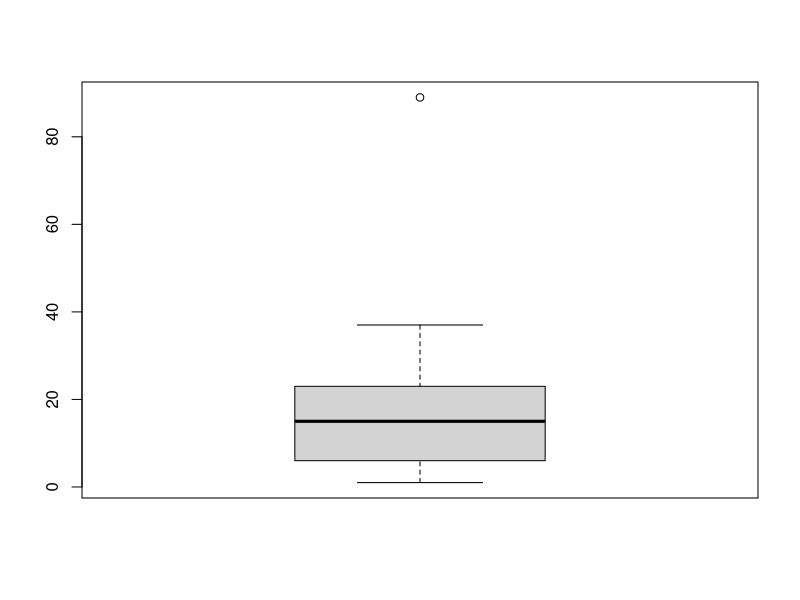
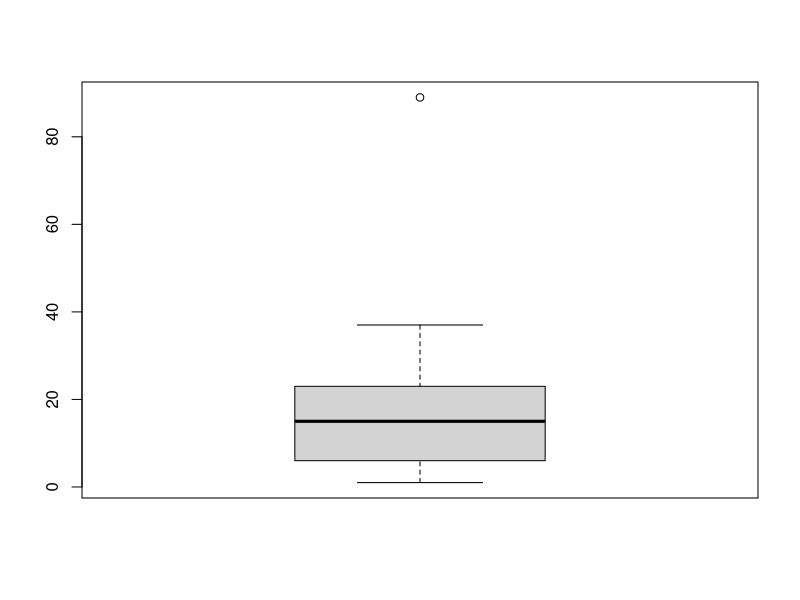

The R source for these figures, in order:
##Praticando Boxsplots

numeros <- c(1,3,5,6,10,19,23,5,7,89,15,14,22,23,32,23,37)
numeros

summary(numeros)

boxplot(numeros)
?boxplot

#Salvando imagens no R - na mão

png(file="D:/Users/luciano.silva/Documents/GitHub/AluraIntroducaoEstatistica/Aula 06 - Praticando Boxsplots/boxplot01.png", width=780, height = 780)
boxplot(numeros)
dev.off()

